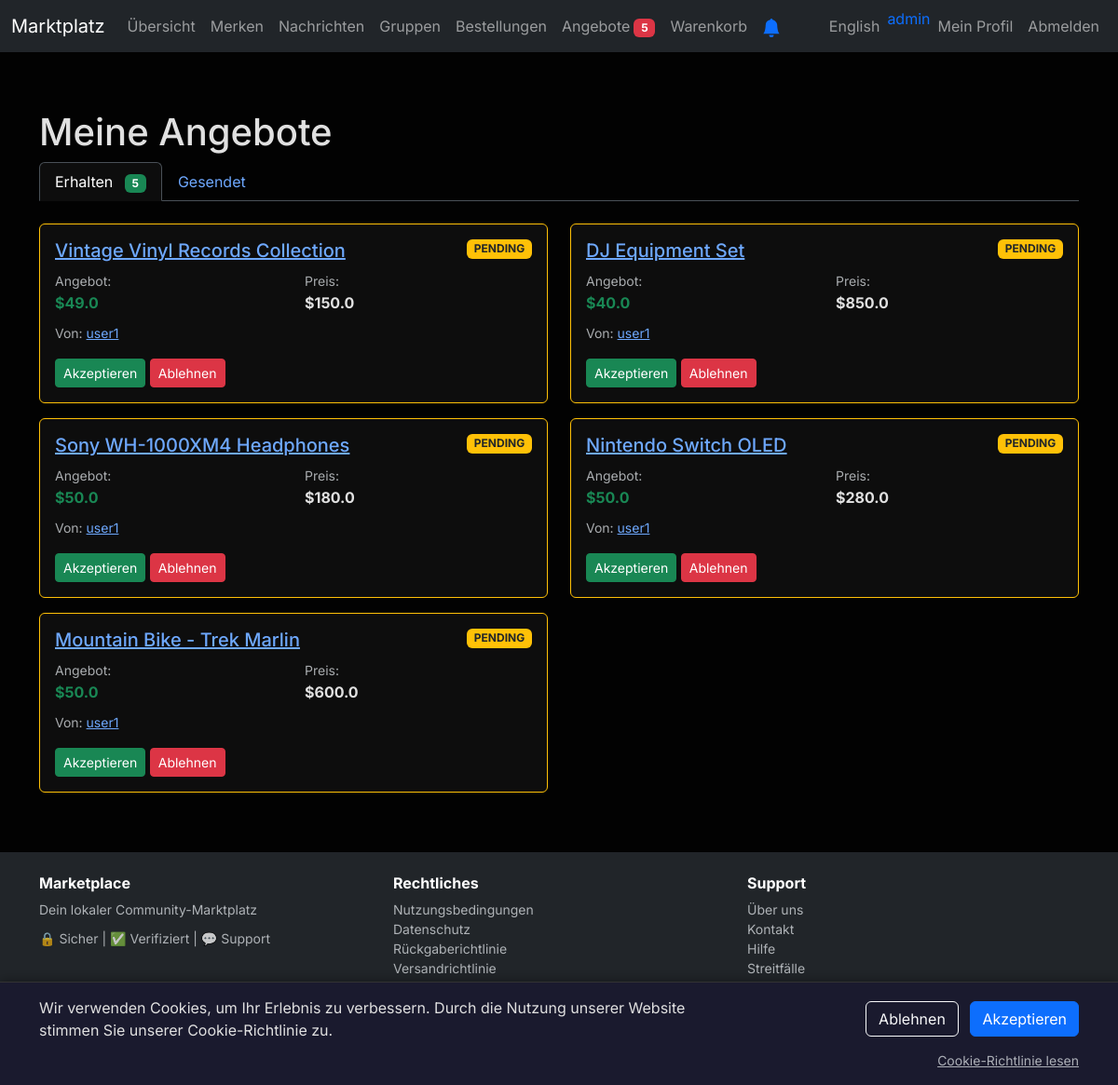
The app's page /my-offers (signed in) with its own data.
### tables this page shows
CREATE TABLE users
                  (id INTEGER PRIMARY KEY, username TEXT UNIQUE, email TEXT UNIQUE, password TEXT, description TEXT, profile_picture TEXT, stripe_account_id TEXT, email_notifications INTEGER DEFAULT 1, notify_order INTEGER DEFAULT 1, notify_dispute INTEGER DEFAULT 1, notify_return INTEGER DEFAULT 1, notify_message INTEGER DEFAULT 1, email_verified INTEGER DEFAULT 0, return_address TEXT, verification_token TEXT, verification_sent_at DATETIME, reset_token TEXT, reset_sent_at DATETIME, created_at DATETIME, preferred_language TEXT DEFAULT 'en');

CREATE TABLE bids
                (id INTEGER PRIMARY KEY, post_id INTEGER NOT NULL, buyer_id INTEGER NOT NULL, amount REAL NOT NULL, message TEXT, status TEXT DEFAULT 'pending', created_at DATETIME DEFAULT CURRENT_TIMESTAMP, seen INTEGER DEFAULT 0, order_id INTEGER, group_post_id INTEGER, FOREIGN KEY (post_id) REFERENCES posts(id), FOREIGN KEY (buyer_id) REFERENCES users(id));

CREATE TABLE posts
                 (id INTEGER PRIMARY KEY, user_id INTEGER, title TEXT, description TEXT, type TEXT, image TEXT, links TEXT, timestamp DATETIME DEFAULT CURRENT_TIMESTAMP, price REAL, local_pickup INTEGER DEFAULT 1, shipping_available INTEGER DEFAULT 0, shipping_cost REAL DEFAULT 0, quantity INTEGER DEFAULT 1, is_active INTEGER DEFAULT 1, is_featured INTEGER DEFAULT 0, featured_until TEXT, featured_payment_id TEXT, location TEXT, external_link TEXT);

### app.py (the view)
@app.route('/my-offers')
def my_offers():
    if 'user_id' not in session:
        return redirect('/login')
    conn = sqlite3.connect('database.db')
    c = conn.cursor()
    c.execute("""SELECT b.id, b.amount, b.message, b.status, b.created_at, u.username, p.title, p.id, p.image, p.price, 'received'
                 FROM bids b
                 JOIN users u ON b.buyer_id = u.id
                 JOIN posts p ON b.post_id = p.id
                 WHERE p.user_id = ?
                 ORDER BY b.created_at DESC""", (session['user_id'],))
    received_bids = c.fetchall()
    c.execute("""SELECT b.id, b.amount, b.message, b.status, b.created_at, u.username, p.title, p.id, p.image, p.price, 'placed'
                 FROM bids b
                 JOIN users u ON p.user_id = u.id
                 JOIN posts p ON b.post_id = p.id
                 WHERE b.buyer_id = ?
                 ORDER BY b.created_at DESC""", (session['user_id'],))
    placed_bids = c.fetchall()
    conn.close()
    return render_template('my_offers.html', received_bids=received_bids, placed_bids=placed_bids, unread_messages=get_unread_messages_count(session.get('user_id')))

### templates/my_offers.html (shortened to what this page needs)
{% extends "base.html" %}
{% block content %}
<div class="container mt-5">
  <h1>{% if session.get('lang') == 'de' %}Meine Angebote{% else %}My Offers{% endif %}</h1>
  {% if received_bids or placed_bids %}
  <ul class="nav nav-tabs mb-4" role="tablist">
    <li class="nav-item">
      <button class="nav-link active" data-bs-toggle="tab" data-bs-target="#received" type="button">
        {% if session.get('lang') == 'de' %}Erhalten{% else %}Received{% endif %}
        {% if received_bids %}<span class="badge bg-success ms-2">{{ received_bids|length }}</span>{% endif %}
      </button>
    </li>
    <li class="nav-item">
      <button class="nav-link" data-bs-toggle="tab" data-bs-target="#placed" type="button">
        {% if session.get('lang') == 'de' %}Gesendet{% else %}Placed{% endif %}
      </button>
    </li>
  </ul>
  <div class="tab-content">
    <div class="tab-pane fade show active" id="received">
      {% if received_bids %}
      <div class="row">
        {% for bid in received_bids %}
        <div class="col-md-6 mb-3">
          <div class="card {% if bid[3] == 'accepted' %}border-success{% elif bid[3] == 'rejected' %}border-danger{% else %}border-warning{% endif %}">
            <div class="card-body">
              <div class="d-flex justify-content-between align-items-start mb-2">
                <h5 class="card-title mb-0">
                  <a href="/post/{{ bid[7] }}">{{ bid[6] }}</a>
                </h5>
                <span class="badge {% if bid[3] == 'accepted' %}bg-success{% elif bid[3] == 'rejected' %}bg-danger{% else %}bg-warning text-dark{% endif %}">
                  {{ bid[3]|upper }}
                </span>
              </div>
              <div class="row mb-2">
                <div class="col-6">
                  <small class="text-muted">{% if session.get('lang') == 'de' %}Angebot:{% else %}Offer:{% endif %}</small>
                  <strong class="d-block text-success">${{ bid[1] }}</strong>
                </div>
                <div class="col-6">
                  <small class="text-muted">{% if session.get('lang') == 'de' %}Preis:{% else %}Price:{% endif %}</small>
                  <strong class="d-block">${{ bid[9] if bid[9] else 'N/A' }}</strong>
                </div>
              </div>
              <small class="text-muted">{% if session.get('lang') == 'de' %}Von:{% else %}From:{% endif %} <a href="/profile/{{ bid[5] }}">{{ bid[5] }}</a></small>
              <div class="mt-3">
                {% if bid[3] == 'pending' %}
                <a href="/bid/{{ bid[0] }}/accept" class="btn btn-success btn-sm">{% if session.get('lang') == 'de' %}Akzeptieren{% else %}Accept{% endif %}</a>
                <a href="/bid/{{ bid[0] }}/reject" class="btn btn-danger btn-sm">{% if session.get('lang') == 'de' %}Ablehnen{% else %}Reject{% endif %}</a>
                {% elif bid[3] == 'accepted' %}
                <a href="/post/{{ bid[7] }}" class="btn btn-primary btn-sm">{% if session.get('lang') == 'de' %}Zum Artikel{% else %}View Item{% endif %}</a>
                {% endif %}
              </div>
            </div>
          </div>
        </div>
        {% endfor %}
      </div>
      {% else %}
      <div class="alert alert-info">
        {% if session.get('lang') == 'de' %}Du hast noch keine Angebote erhalten.{% else %}You haven't received any offers yet.{% endif %}
      </div>
      {% endif %}
    </div>
  </div>
  {% endif %}
</div>
{% endblock %}

### templates/base.html (shortened to what this page needs)
<!doctype html>
<html lang="en" data-bs-theme="dark">
  <head>
    <link
      href="https://cdn.jsdelivr.net/npm/bootstrap@5.3.3/dist/css/bootstrap.min.css"
      rel="stylesheet"
    />
  </head>
  <body>
    <div class="content-wrapper">
      <nav class="navbar navbar-expand-lg navbar-dark bg-dark fixed-top">
        <div class="container-fluid">
          <a class="navbar-brand" href="/"
            >{% if session.get('lang') == 'de' %}Marktplatz{% else
            %}Marketplace{% endif %}</a
          >
          <div class="collapse navbar-collapse" id="navbarNav">
            <ul class="navbar-nav me-auto">
              <li class="nav-item">
                <a id="nav-dashboard" class="nav-link text-nowrap" href="/dashboard"
                  >{% if session.get('lang') == 'de' %}Übersicht{% else
                  %}Dashboard{% endif %}</a
                >
              </li>
              <li class="nav-item">
                <a id="nav-notices" class="nav-link text-nowrap" href="/notices"
                  >{% if session.get('lang') == 'de' %}Merken{% else %}Notices{%
                  endif %}</a
                >
              </li>
              <li class="nav-item">
                <a id="nav-messages" class="nav-link text-nowrap" href="/messages"
                  >{% if session.get('lang') == 'de' %}Nachrichten{% else
                  %}Messages{% endif %}</a
                >
              </li>
              <li class="nav-item">
                <a id="nav-groups" class="nav-link text-nowrap" href="/groups"
                  >{% if session.get('lang') == 'de' %}Gruppen{% else %}Groups{%
                  endif %}</a
                >
              </li>
              <li class="nav-item">
                <a id="nav-orders" class="nav-link text-nowrap" href="/orders"
                  >{% if session.get('lang') == 'de' %}Bestellungen{% else
                  %}Orders{% endif %}{% if pending_orders > 0 %}<span class="badge bg-info ms-1">{{ pending_orders }}</span>{% endif %}</a
                >
              </li>
              <li class="nav-item">
                <a id="nav-offers" class="nav-link text-nowrap" href="/my-offers"
                  >{% if session.get('lang') == 'de' %}Angebote{% else %}Offers{% endif %}{% if pending_offers > 0 %}<span class="badge bg-danger ms-1">{{ pending_offers }}</span>{% endif %}</a
                >
              </li>
              <li class="nav-item">
                <a id="nav-cart" class="nav-link text-nowrap" href="/cart"
                  >{% if session.get('lang') == 'de' %}Warenkorb{% else %}Cart{% endif %}
                  {% if cart_count > 0 %}<span class="badge bg-danger ms-1">{{ cart_count }}</span>{% endif %}</a
                >
              </li>
              {% if session.get('user_id') %}
              <li class="nav-item">
                <button id="notification-btn" class="btn btn-link nav-link text-nowrap" onclick="requestNotificationPermission()" title="{% if session.get('lang') == 'de' %}Benachrichtigungen aktivieren{% else %}Enable notifications{% endif %}">
                  <svg xmlns="http://www.w3.org/2000/svg" width="20" height="20" fill="#0d6efd" viewBox="0 0 16 16">
                    <path d="M8 16a2 2 0 0 0 2-2H6a2 2 0 0 0 2 2zm.995-14.901a1 1 0 1 0-1.99 0A5.002 5.002 0 0 0 3 6c0 1.098-.5 6-2 7h14c-1.5-1-2-5.902-2-7 0-2.42-1.72-4.44-4.005-4.901z"/>
                  </svg>
                </button>
              </li>
              {% endif %}
            </ul>
            <ul class="navbar-nav">
              <li class="nav-item">
                <a id="nav-language"
                  class="nav-link text-nowrap"
                  href="/switch_lang?lang={% if session.get('lang') == 'de' %}en{% else %}de{% endif %}"
                  >{% if session.get('lang') == 'de' %}English{% else
                  %}Deutsch{% endif %}</a
                >
              </li>
              {% if session.get('user_id') %}
              <li class="nav-item">
                <span class="navbar-text text-primary"
                  >{{ current_username }}</span
                >
              </li>
              <li class="nav-item">
                <a id="nav-profile"
                  class="nav-link text-nowrap"
                  href="/profile/{{ current_username }}"
                  >{% if session.get('lang') == 'de' %}Mein Profil{% else %}My
                  Profile{% endif %}</a
                >
              </li>
              <li class="nav-item">
                <a id="nav-logout" class="nav-link text-nowrap" href="/logout"
                  >{% if session.get('lang') == 'de' %}Abmelden{% else
                  %}Logout{% endif %}</a
                >
              </li>
              {% endif %}
            </ul>
          </div>
        </div>
      </nav>
      {% block content %}{% endblock %}
    </div>
    <div id="cookie-consent-banner">
      <div class="container">
        <div class="row align-items-center">
          <div class="col-md-8 mb-2 mb-md-0">
            <p class="mb-0" id="cookie-message">
              {% if session.get('lang') == 'de' %}
              Wir verwenden Cookies, um Ihr Erlebnis zu verbessern. Durch die Nutzung unserer Website stimmen Sie unserer Cookie-Richtlinie zu.
              {% else %}
              We use cookies to enhance your experience. By using our website, you agree to our Cookie Policy.
              {% endif %}
            </p>
          </div>
          <div class="col-md-4 text-md-end">
            <button type="button" class="btn btn-outline-light cookie-btn me-2" id="cookie-reject" onclick="handleCookieConsent('reject')">
              {% if session.get('lang') == 'de' %}Ablehnen{% else %}Reject{% endif %}
            </button>
            <button type="button" class="btn btn-primary cookie-btn" id="cookie-accept" onclick="handleCookieConsent('accept')">
              {% if session.get('lang') == 'de' %}Akzeptieren{% else %}Accept{% endif %}
            </button>
          </div>
        </div>
        <div class="row mt-2">
          <div class="col-12 text-end">
            <a href="/cookie-policy" class="text-muted small">
              {% if session.get('lang') == 'de' %}Cookie-Richtlinie lesen{% else %}Read Cookie Policy{% endif %}
            </a>
          </div>
        </div>
      </div>
    </div>
    <footer class="bg-dark text-white py-4 mt-5">
      <div class="container">
        <div class="row">
          <div class="col-md-4 mb-3 mb-md-0">
            <h6 class="fw-bold mb-2">Marketplace</h6>
            <p class="text-muted small mb-0">{% if session.get('lang') == 'de' %}Dein lokaler Community-Marktplatz{% else %}Your local community marketplace{% endif %}</p>
            <div class="mt-2">
              <small class="text-muted">🔒 {% if session.get('lang') == 'de' %}Sicher{% else %}Secure{% endif %} | ✅ {% if session.get('lang') == 'de' %}Verifiziert{% else %}Verified{% endif %} | 💬 {% if session.get('lang') == 'de' %}Support{% else %}Support{% endif %}</small>
            </div>
          </div>
          <div class="col-md-4 mb-3 mb-md-0">
            <h6 class="fw-bold mb-2">{% if session.get('lang') == 'de' %}Rechtliches{% else %}Legal{% endif %}</h6>
            <ul class="list-unstyled small">
              <li><a href="/terms" class="text-muted text-decoration-none">{% if session.get('lang') == 'de' %}Nutzungsbedingungen{% else %}Terms of Use{% endif %}</a></li>
              <li><a href="/privacy" class="text-muted text-decoration-none">{% if session.get('lang') == 'de' %}Datenschutz{% else %}Privacy Policy{% endif %}</a></li>
              <li><a href="/refund-policy" class="text-muted text-decoration-none">{% if session.get('lang') == 'de' %}Rückgaberichtlinie{% else %}Refund Policy{% endif %}</a></li>
              <li><a href="/shipping-policy" class="text-muted text-decoration-none">{% if session.get('lang') == 'de' %}Versandrichtlinie{% else %}Shipping Policy{% endif %}</a></li>
            </ul>
          </div>
          <div class="col-md-4">
            <h6 class="fw-bold mb-2">{% if session.get('lang') == 'de' %}Support{% else %}Support{% endif %}</h6>
            <ul class="list-unstyled small">
              <li><a href="/about" class="text-muted text-decoration-none">{% if session.get('lang') == 'de' %}Über uns{% else %}About Us{% endif %}</a></li>
              <li><a href="/contact" class="text-muted text-decoration-none">{% if session.get('lang') == 'de' %}Kontakt{% else %}Contact Us{% endif %}</a></li>
              <li><a href="/chat/admin" class="text-muted text-decoration-none">{% if session.get('lang') == 'de' %}Hilfe{% else %}Help{% endif %}</a></li>
              <li><a href="/dispute-policy" class="text-muted text-decoration-none">{% if session.get('lang') == 'de' %}Streitfälle{% else %}Disputes{% endif %}</a></li>
              <li><a href="/refund-flow" class="text-muted text-decoration-none">{% if session.get('lang') == 'de' %}Erstattungsprozess{% else %}Refund Process{% endif %}</a></li>
            </ul>
          </div>
        </div>
        <p class="text-center text-muted small mb-0">© 2026 Marketplace. {% if session.get('lang') == 'de' %}Alle Rechte vorbehalten.{% else %}All rights reserved.{% endif %}</p>
      </div>
    </footer>
  </body>
</html>

### records on screen
users: username "admin"
bids: title "Vintage Vinyl Records Collection", status "PENDING", amount "49.0", price "150.0", username "user1"
bids: title "DJ Equipment Set", status "PENDING", amount "40.0", price "850.0", username "user1"
bids: title "Sony WH-1000XM4 Headphones", status "PENDING", amount "50.0", price "180.0", username "user1"
bids: title "Nintendo Switch OLED", status "PENDING", amount "50.0", price "280.0", username "user1"
bids: title "Mountain Bike - Trek Marlin", status "PENDING", amount "50.0", price "600.0", username "user1"

### other values on screen
{{ pending_offers }} "5"
{{ received_bids|length }} "5"
